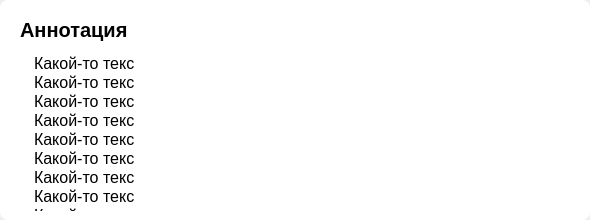
<?xml version="1.0" encoding="UTF-8"?>
<ui version="4.0">
 <class>Form</class>
 <widget class="QWidget" name="Form">
  <property name="geometry">
   <rect>
    <x>0</x>
    <y>0</y>
    <width>590</width>
    <height>220</height>
   </rect>
  </property>
  <property name="windowTitle">
   <string>Form</string>
  </property>
  <widget class="QFrame" name="frame">
   <property name="geometry">
    <rect>
     <x>0</x>
     <y>0</y>
     <width>590</width>
     <height>220</height>
    </rect>
   </property>
   <property name="font">
    <font>
     <weight>75</weight>
     <bold>true</bold>
     <stylestrategy>PreferDefault</stylestrategy>
     <kerning>true</kerning>
    </font>
   </property>
   <property name="tabletTracking">
    <bool>false</bool>
   </property>
   <property name="contextMenuPolicy">
    <enum>Qt::DefaultContextMenu</enum>
   </property>
   <property name="layoutDirection">
    <enum>Qt::LeftToRight</enum>
   </property>
   <property name="autoFillBackground">
    <bool>false</bool>
   </property>
   <property name="styleSheet">
    <string notr="true">background: #ffffff;
border-radius: 8px</string>
   </property>
   <property name="frameShape">
    <enum>QFrame::StyledPanel</enum>
   </property>
   <property name="frameShadow">
    <enum>QFrame::Raised</enum>
   </property>
   <widget class="QPushButton" name="annotation">
    <property name="geometry">
     <rect>
      <x>20</x>
      <y>16</y>
      <width>551</width>
      <height>27</height>
     </rect>
    </property>
    <property name="font">
     <font>
      <pointsize>15</pointsize>
      <weight>75</weight>
      <bold>true</bold>
     </font>
    </property>
    <property name="layoutDirection">
     <enum>Qt::RightToLeft</enum>
    </property>
    <property name="styleSheet">
     <string notr="true">text-align: left;
background: #ffffff</string>
    </property>
    <property name="text">
     <string>Аннотация</string>
    </property>
   </widget>
   <widget class="QTextBrowser" name="textBrowser">
    <property name="geometry">
     <rect>
      <x>30</x>
      <y>50</y>
      <width>541</width>
      <height>161</height>
     </rect>
    </property>
    <property name="font">
     <font>
      <pointsize>12</pointsize>
     </font>
    </property>
    <property name="verticalScrollBarPolicy">
     <enum>Qt::ScrollBarAlwaysOff</enum>
    </property>
    <property name="horizontalScrollBarPolicy">
     <enum>Qt::ScrollBarAlwaysOff</enum>
    </property>
    <property name="html">
     <string>&lt;!DOCTYPE HTML PUBLIC &quot;-//W3C//DTD HTML 4.0//EN&quot; &quot;http://www.w3.org/TR/REC-html40/strict.dtd&quot;&gt;
&lt;html&gt;&lt;head&gt;&lt;meta name=&quot;qrichtext&quot; content=&quot;1&quot; /&gt;&lt;style type=&quot;text/css&quot;&gt;
p, li { white-space: pre-wrap; }
&lt;/style&gt;&lt;/head&gt;&lt;body style=&quot; font-family:'MS Shell Dlg 2'; font-size:12pt; font-weight:400; font-style:normal;&quot;&gt;
&lt;p style=&quot; margin-top:0px; margin-bottom:0px; margin-left:0px; margin-right:0px; -qt-block-indent:0; text-indent:0px;&quot;&gt;Какой-то текс&lt;/p&gt;
&lt;p style=&quot; margin-top:0px; margin-bottom:0px; margin-left:0px; margin-right:0px; -qt-block-indent:0; text-indent:0px;&quot;&gt;Какой-то текс&lt;/p&gt;
&lt;p style=&quot; margin-top:0px; margin-bottom:0px; margin-left:0px; margin-right:0px; -qt-block-indent:0; text-indent:0px;&quot;&gt;Какой-то текс&lt;/p&gt;
&lt;p style=&quot; margin-top:0px; margin-bottom:0px; margin-left:0px; margin-right:0px; -qt-block-indent:0; text-indent:0px;&quot;&gt;Какой-то текс&lt;/p&gt;
&lt;p style=&quot; margin-top:0px; margin-bottom:0px; margin-left:0px; margin-right:0px; -qt-block-indent:0; text-indent:0px;&quot;&gt;Какой-то текс&lt;/p&gt;
&lt;p style=&quot; margin-top:0px; margin-bottom:0px; margin-left:0px; margin-right:0px; -qt-block-indent:0; text-indent:0px;&quot;&gt;Какой-то текс&lt;/p&gt;
&lt;p style=&quot; margin-top:0px; margin-bottom:0px; margin-left:0px; margin-right:0px; -qt-block-indent:0; text-indent:0px;&quot;&gt;Какой-то текс&lt;/p&gt;
&lt;p style=&quot; margin-top:0px; margin-bottom:0px; margin-left:0px; margin-right:0px; -qt-block-indent:0; text-indent:0px;&quot;&gt;Какой-то текс&lt;/p&gt;
&lt;p style=&quot; margin-top:0px; margin-bottom:0px; margin-left:0px; margin-right:0px; -qt-block-indent:0; text-indent:0px;&quot;&gt;Какой-то текс&lt;/p&gt;
&lt;p style=&quot; margin-top:0px; margin-bottom:0px; margin-left:0px; margin-right:0px; -qt-block-indent:0; text-indent:0px;&quot;&gt;Какой-то текс&lt;/p&gt;
&lt;p style=&quot; margin-top:0px; margin-bottom:0px; margin-left:0px; margin-right:0px; -qt-block-indent:0; text-indent:0px;&quot;&gt;Какой-то текс&lt;/p&gt;
&lt;p style=&quot; margin-top:0px; margin-bottom:0px; margin-left:0px; margin-right:0px; -qt-block-indent:0; text-indent:0px;&quot;&gt;Какой-то текс&lt;/p&gt;
&lt;p style=&quot; margin-top:0px; margin-bottom:0px; margin-left:0px; margin-right:0px; -qt-block-indent:0; text-indent:0px;&quot;&gt;Какой-то текс&lt;/p&gt;
&lt;p style=&quot; margin-top:0px; margin-bottom:0px; margin-left:0px; margin-right:0px; -qt-block-indent:0; text-indent:0px;&quot;&gt;Какой-то текс&lt;/p&gt;
&lt;p style=&quot; margin-top:0px; margin-bottom:0px; margin-left:0px; margin-right:0px; -qt-block-indent:0; text-indent:0px;&quot;&gt;Какой-то текс&lt;/p&gt;
&lt;p style=&quot; margin-top:0px; margin-bottom:0px; margin-left:0px; margin-right:0px; -qt-block-indent:0; text-indent:0px;&quot;&gt;Какой-то текс&lt;/p&gt;
&lt;p style=&quot; margin-top:0px; margin-bottom:0px; margin-left:0px; margin-right:0px; -qt-block-indent:0; text-indent:0px;&quot;&gt;Какой-то текс&lt;/p&gt;
&lt;p style=&quot; margin-top:0px; margin-bottom:0px; margin-left:0px; margin-right:0px; -qt-block-indent:0; text-indent:0px;&quot;&gt;Какой-то текс&lt;/p&gt;
&lt;p style=&quot; margin-top:0px; margin-bottom:0px; margin-left:0px; margin-right:0px; -qt-block-indent:0; text-indent:0px;&quot;&gt;Какой-то текс&lt;/p&gt;
&lt;p style=&quot; margin-top:0px; margin-bottom:0px; margin-left:0px; margin-right:0px; -qt-block-indent:0; text-indent:0px;&quot;&gt;Какой-то текс&lt;/p&gt;
&lt;p style=&quot; margin-top:0px; margin-bottom:0px; margin-left:0px; margin-right:0px; -qt-block-indent:0; text-indent:0px;&quot;&gt;Какой-то текс&lt;/p&gt;
&lt;p style=&quot; margin-top:0px; margin-bottom:0px; margin-left:0px; margin-right:0px; -qt-block-indent:0; text-indent:0px;&quot;&gt;Какой-то текс&lt;/p&gt;
&lt;p style=&quot; margin-top:0px; margin-bottom:0px; margin-left:0px; margin-right:0px; -qt-block-indent:0; text-indent:0px;&quot;&gt;Какой-то текс&lt;/p&gt;
&lt;p style=&quot; margin-top:0px; margin-bottom:0px; margin-left:0px; margin-right:0px; -qt-block-indent:0; text-indent:0px;&quot;&gt;Какой-то текс&lt;/p&gt;
&lt;p style=&quot; margin-top:0px; margin-bottom:0px; margin-left:0px; margin-right:0px; -qt-block-indent:0; text-indent:0px;&quot;&gt;Какой-то текс&lt;/p&gt;
&lt;p style=&quot; margin-top:0px; margin-bottom:0px; margin-left:0px; margin-right:0px; -qt-block-indent:0; text-indent:0px;&quot;&gt;Какой-то текс&lt;/p&gt;
&lt;p style=&quot; margin-top:0px; margin-bottom:0px; margin-left:0px; margin-right:0px; -qt-block-indent:0; text-indent:0px;&quot;&gt;Какой-то текс&lt;/p&gt;
&lt;p style=&quot; margin-top:0px; margin-bottom:0px; margin-left:0px; margin-right:0px; -qt-block-indent:0; text-indent:0px;&quot;&gt;Какой-то текс&lt;/p&gt;
&lt;p style=&quot; margin-top:0px; margin-bottom:0px; margin-left:0px; margin-right:0px; -qt-block-indent:0; text-indent:0px;&quot;&gt;Какой-то текс&lt;/p&gt;
&lt;p style=&quot; margin-top:0px; margin-bottom:0px; margin-left:0px; margin-right:0px; -qt-block-indent:0; text-indent:0px;&quot;&gt;Какой-то текс&lt;/p&gt;
&lt;p style=&quot; margin-top:0px; margin-bottom:0px; margin-left:0px; margin-right:0px; -qt-block-indent:0; text-indent:0px;&quot;&gt;Какой-то текс&lt;/p&gt;
&lt;p style=&quot; margin-top:0px; margin-bottom:0px; margin-left:0px; margin-right:0px; -qt-block-indent:0; text-indent:0px;&quot;&gt;Какой-то текс&lt;/p&gt;
&lt;p style=&quot; margin-top:0px; margin-bottom:0px; margin-left:0px; margin-right:0px; -qt-block-indent:0; text-indent:0px;&quot;&gt;Какой-то текс&lt;/p&gt;
&lt;p style=&quot; margin-top:0px; margin-bottom:0px; margin-left:0px; margin-right:0px; -qt-block-indent:0; text-indent:0px;&quot;&gt;Какой-то текс&lt;/p&gt;
&lt;p style=&quot;-qt-paragraph-type:empty; margin-top:0px; margin-bottom:0px; margin-left:0px; margin-right:0px; -qt-block-indent:0; text-indent:0px;&quot;&gt;&lt;br /&gt;&lt;/p&gt;&lt;/body&gt;&lt;/html&gt;</string>
    </property>
   </widget>
  </widget>
 </widget>
 <resources/>
 <connections/>
</ui>
